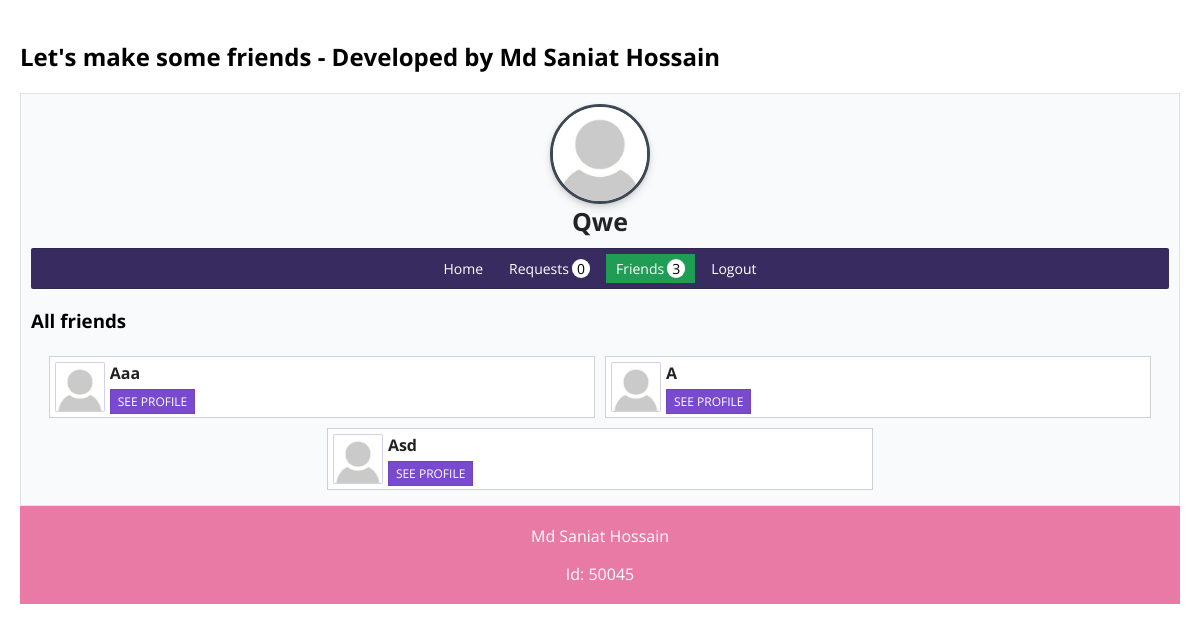
The page /friends.php (signed in) on the database its author committed.
### tables this page shows
CREATE TABLE `users` (
  `id` int(11) NOT NULL,
  `username` varchar(30) NOT NULL,
  `user_email` varchar(50) NOT NULL,
  `user_password` varchar(100) NOT NULL,
  `user_image` varchar(20) NOT NULL
);

### includes/init.php (called while the page is built, shortened)
<?php
require 'classes/user.php';
require 'classes/friend.php';
$db_obj = new Database();
$db_connection = $db_obj->dbConnection();
$user_obj = new User($db_connection);
$frnd_obj = new Friend($db_connection);
?>

### includes/classes/user.php (called while the page is built, shortened)
<?php
class User{
    protected $db;
    function __construct($db_connection){
        $this->db = $db_connection;
    }
    function find_user_by_id($id){
        try{
            $find_user = $this->db->prepare("SELECT * FROM `users` WHERE id = ?");
            $find_user->execute([$id]);
            if($find_user->rowCount() === 1){
                return $find_user->fetch(PDO::FETCH_OBJ);
            }
            else{
                return false;
            }
        }
        catch (PDOException $e) {
            die($e->getMessage());
        }
    }
}
?>

### includes/classes/friend.php (called while the page is built, shortened)
<?php
class Friend{
    protected $db;
    public function __construct($db_connection){
        $this->db = $db_connection;
    }
    public function request_notification($my_id, $send_data){
        try{
            $sql = "SELECT sender, username, user_image FROM `friend_request` JOIN users ON friend_request.sender = users.id WHERE receiver = ?";
            $stmt = $this->db->prepare($sql);
            $stmt->execute([$my_id]);
            if($send_data){
                return $stmt->fetchAll(PDO::FETCH_OBJ);
            }
            else{
                return $stmt->rowCount();
            }
        }
        catch (PDOException $e) {
            die($e->getMessage());
        }
    }
    public function get_all_friends($my_id, $send_data){
        try{
            $sql = "SELECT * FROM `friends` WHERE user_one = :my_id OR user_two = :my_id";
            $stmt = $this->db->prepare($sql);
            $stmt->bindValue(':my_id',$my_id, PDO::PARAM_INT);
            $stmt->execute();
                if($send_data){
                    $return_data = [];
                    $all_users = $stmt->fetchAll(PDO::FETCH_OBJ);
                    foreach($all_users as $row){
                        if($row->user_one == $my_id){
                            $get_user = "SELECT id, username, user_image FROM `users` WHERE id = ?";
                            $get_user_stmt = $this->db->prepare($get_user);
                            $get_user_stmt->execute([$row->user_two]);
                            array_push($return_data, $get_user_stmt->fetch(PDO::FETCH_OBJ));
                        }else{
                            $get_user = "SELECT id, username, user_image FROM `users` WHERE id = ?";
                            $get_user_stmt = $this->db->prepare($get_user);
                            $get_user_stmt->execute([$row->user_one]);
                            array_push($return_data, $get_user_stmt->fetch(PDO::FETCH_OBJ));
                        }
                    }
                    return $return_data;
                }
                else{
                    return $stmt->rowCount();
                }
        }
        catch (PDOException $e) {
            die($e->getMessage());
        }
    }
}
?>

### friends.php (the view, shortened to what this page needs)
<?php
require 'includes/init.php';
if(isset($_SESSION['user_id']) && isset($_SESSION['email'])){
    $user_data = $user_obj->find_user_by_id($_SESSION['user_id']);
}
else{
    header('Location: logout.php');
    exit;
}
$get_req_num = $frnd_obj->request_notification($_SESSION['user_id'], false);
$get_frnd_num = $frnd_obj->get_all_friends($_SESSION['user_id'], false);
$get_all_friends = $frnd_obj->get_all_friends($_SESSION['user_id'], true);
?>
<!DOCTYPE html>
<html lang="en">
<head>
    <link rel="stylesheet" href="./style.css">
</head>
<body>
	<h2>Let's make some friends - Developed by Md Saniat Hossain</h2>
    <div class="profile_container">
        <div class="inner_profile">
            <div class="img">
                <img src="profile_images/<?php echo $user_data->user_image; ?>" alt="Profile image">
            </div>
            <h1><?php echo  $user_data->username;?></h1>
        </div>
        <nav>
            <ul>
                <li><a href="profile.php" rel="noopener noreferrer">Home</a></li>
                <li><a href="notifications.php" rel="noopener noreferrer">Requests<span class="badge <?php
                if($get_req_num > 0){
                    echo 'redBadge';
                }
                ?>"><?php echo $get_req_num;?></span></a></li>
                <li><a href="friends.php" rel="noopener noreferrer" class="active">Friends<span class="badge"><?php echo $get_frnd_num;?></span></a></li>
                <li><a href="logout.php" rel="noopener noreferrer">Logout</a></li>
            </ul>
        </nav>
        <div class="all_users">
            <h3>All friends</h3>
            <div class="usersWrapper">
                <?php
                if($get_frnd_num > 0){
                    foreach($get_all_friends as $row){
                        echo '<div class="user_box">
                                <div class="user_img"><img src="profile_images/'.$row->user_image.'" alt="Profile image"></div>
                                <div class="user_info"><span>'.$row->username.'</span>
                                <span><a href="user_profile.php?id='.$row->id.'" class="see_profileBtn">See profile</a></div>
                            </div>';
                    }
                }
                else{
                    echo '<h4>You have no friends!</h4>';
                }
                ?>
            </div>
        </div>
    </div>
    <footer>
  <p>Md Saniat Hossain<br>
  <p>Id: 50045</a></p>
</footer>
</body>
</html>

### style.css (style rules this page uses)
* { box-sizing: border-box; -webkit-box-sizing: border-box; }
body { padding: 20px; margin: 0; font-family: 'Open Sans', sans-serif; }
a { color: inherit; text-decoration: none; outline: none; }
h1 { text-align: center; color: #232323; }
.profile_container { max-width: 1600px; background-color: #F8FAFC; border: 1px solid rgba(23,23,23, .1); padding: 10px; }
.profile_container nav ul { list-style: none; padding: 5px 0; margin:10px 0; display: flex; flex-wrap: wrap; border-top: 1px solid rgba(23,23,23, .2); border-bottom: 1px solid rgba(23,23,23, .2); justify-content: center; background: #382B5F; border-radius: 2px; }
.profile_container nav ul li a { color: #FFF; font-size: 14px; display: block; padding:5px 10px; margin:0 3px; }
.profile_container nav .badge { background: #FFF; display: inline-block; padding:0 5px; margin-left: 3px; color: #000; border-radius: 20px; }
.inner_profile .img { overflow: hidden; width: 100px; height: 100px; border-radius: 50%; background: #FFF; box-shadow: 0 4px 8px 0 rgba(0,0,0,0.12), 0 2px 4px 0 rgba(0,0,0,0.08); border: 3px solid #3D4852; margin: 0 auto; }
.inner_profile .img img { max-height: 100%; width: auto; }
.inner_profile h1 { padding: 0; margin: 0; font-size: 25px; text-transform: capitalize; }
.active { outline: none; background-color: #1F9D55 !important; color: #FFF !important; }
.all_users .usersWrapper { display: flex; flex-wrap: wrap; justify-content: center; }
.all_users .user_box { display: flex; flex-wrap: wrap; align-items: center; border: 1px solid rgba(23,23,23, .2); margin: 5px; padding: 5px; width: 48%; background-color: #FFF; align-items: stretch; }
.user_box .user_img { width: 50px; height: 50px; overflow: hidden; border: 1px solid rgba(23,23,23, .1); margin-right: 5px; border-radius: 2px; background-color: #E6E8FF; }
.user_box .user_img img { height: 100%; width: auto; }
.user_box .user_info { flex-grow: 1; }
.user_info span { display: block; }
.user_info span:first-child { text-overflow: ellipsis; overflow: hidden; white-space: nowrap; text-transform: capitalize; color: #222222; font-weight: bold; padding-bottom: 5px; }
.see_profileBtn { background-color: #794ACF; border: 1px solid rgba(23,23,23, .1); color: #FFF; font-size: 12px; padding:3px 7px; text-transform: uppercase; }
footer { text-align: center; padding: 3px; background-color: rgb(233, 122, 165); color: white; }

### rows shown on the page
users: user_image (placeholder picture), username "Qwe"
users: user_image (placeholder picture), username "Aaa"
users: user_image (placeholder picture), username "A"
users: user_image (placeholder picture), username "Asd"

### other values the page prints
$get_req_num "0"
$get_frnd_num "3"
